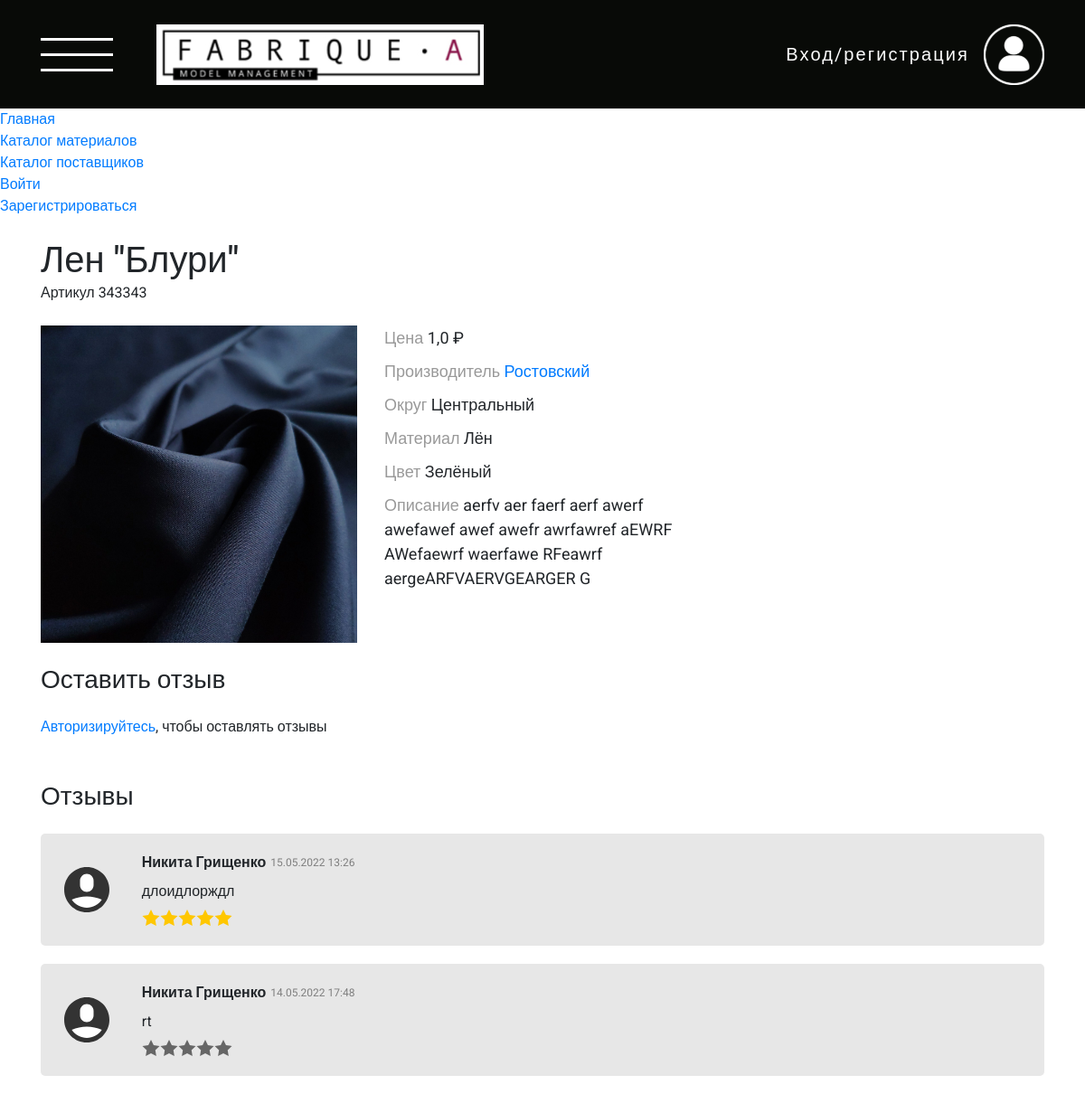
Before: /cloth/1/ with the older database file.
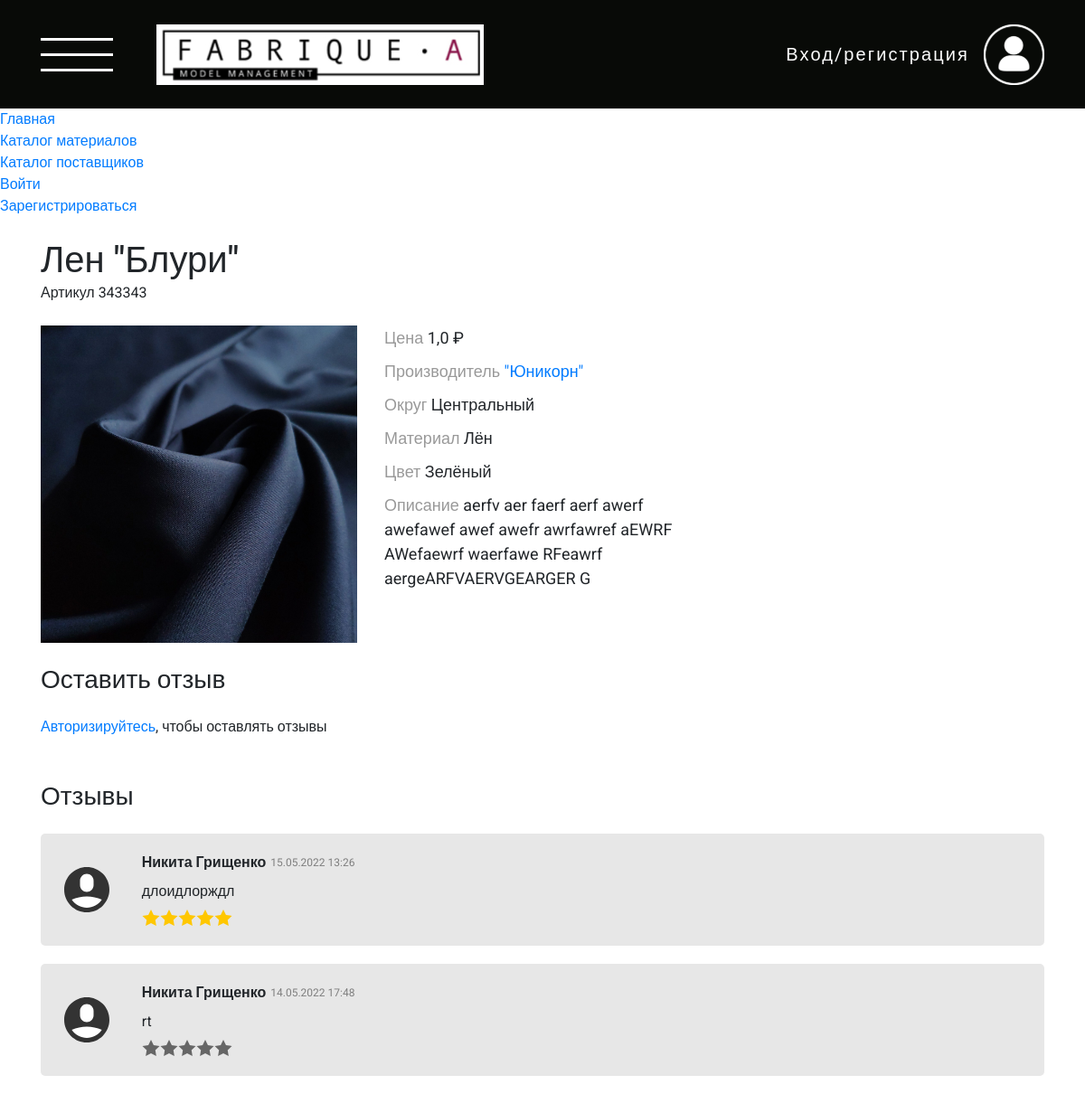
After: the same page with the newer database file.
### cloth/models.py (models this page shows, shortened)
class Cloth(models.Model):
    MATERIAL = [
    ('Текстильные', (
            ('g1e1', 'Хлопок'),
            ('g1e2', 'Лён'),
            ('g1e3', 'Шерсть'),
            ('g1e4', 'Шёлк'),
            ('g1e5', 'Эко-кожа'),
        )
    ),
    ('Технические', (
            ('g2e1', 'Огнестойкая'),
            ('g2e2', 'Для фильтрации'),
            ('g2e3', 'Водостойкая'),
            ('g2e4', 'Обтирочная'),
            ('g2e5', 'Изоляционная'),
        )
    ),
]
    COLOR = [
    ('Без принта', (
            ('white', 'Белый'),
            ('black', 'Черный'),
            ('blue', 'Синий'),
            ('red', 'Красный'),
            ('yellow', 'Жёлтый'),
            ('green', 'Зелёный'),
            ('orange', 'Оранжевый'),
            ('gray', 'Серый'),
            ('brown', 'Коричневый'),
            ('cyan', 'Голубой'),
        )
    ),
    ('С принтом', (
            ('dots', 'Горошек'),
            ('cell', 'Клетка'),
            ('graphic', 'Графический'),
            ('floral', 'Цветочный'),
            ('strip', 'Полоска'),
            ('cartoon', 'Мультяшный'),
        )
    ),
]
    name = models.CharField(max_length=255, verbose_name=_("Название"))
    image = models.ImageField(null=False, blank=False, verbose_name=_("Фото"))
    supplier = models.ForeignKey(Supplier, verbose_name=_("Поставщик"), on_delete=models.CASCADE)
    price = models.FloatField(_("Цена"))
    material = models.CharField(_("Материал"), max_length=25, choices = MATERIAL)
    color = models.CharField(_("Цвет"), max_length=25, choices = COLOR)
    description = models.CharField(max_length=350, null=True, blank=True, verbose_name=_("Описание"))
    article = models.IntegerField(_("Артикул"), unique=True, help_text='6 уникальных цифр')
    class Meta:
        verbose_name = _("Ткань")
        verbose_name_plural = _("Ткани")

class Supplier(models.Model):
    DISTRICT = [
    ('cenral', 'Центральный'),
    ('northwest', 'Северо-западный'),
    ('ural', 'Уральский'),
    ('south', 'Южный'),
    ('privolzhsky', 'Приволжский'),
    ('fareastern', 'Дальневосточный'),
    ('siberian', 'Сибирский'),
]
    name = models.CharField(max_length=254, verbose_name=_("Название"))
    description = models.CharField(max_length=254, verbose_name=_("Описание"), null=True, blank=True)
    date_of_foundation = models.CharField(max_length=254, verbose_name=_("Дата основания"), null=True, blank=True)
    logo = models.ImageField(null=True, blank=True, verbose_name=_("Логотип"))
    district = models.CharField(_("Округ"), max_length=25, choices = DISTRICT)
    types_of_fabrics = models.CharField(_("Виды тканей"), max_length=254, null=True, blank=True)
    address = models.CharField(max_length=254, null=True, blank=True, verbose_name=_("Адрес"))
    phone = models.CharField(max_length=254, null=True, blank=True, verbose_name=_("Номер телефона"))
    email = models.EmailField(_("E-mail"), max_length=254, null=True, blank=True)
    link_to_the_catalog = models.URLField(_("Ссылка на каталог"), max_length=200, null=True, blank=True)
    link_to_the_site = models.URLField(_("Ссылка на сайт"), max_length=200, null=True, blank=True)
    class Meta:
        verbose_name = _("Поставщик")
        verbose_name_plural = _("Поставщики")

### cloth/views.py (the view)
# urls.py: path("<int:pk>/", ClothDetailView.as_view(), name="detail"),
class ClothDetailView(DetailView):
    model = Cloth
    template_name = "pages/cloth/detail.html"
    def get_context_data(self, **kwargs):
        context = super().get_context_data(**kwargs)
        context['object'] = Cloth.objects.get(id=self.kwargs['pk'])
        if self.request.user.is_authenticated:
            try:
                is_favourites = Favourites.objects.get(
                    user=self.request.user,
                    cloth_id = self.kwargs['pk']
                )
                if is_favourites:
                    context['is_favourites'] = True
            except Favourites.DoesNotExist:
                context['is_favourites'] = False
        else:
            context['is_favourites'] = False
        context['feedbacks'] = FeedbackToCloth.objects.filter(cloth_id=self.kwargs['pk']).order_by('-date_created')
        return context

### templates/pages/cloth/detail.html (shortened to what the changed rows need)
{% extends "base.html" %}
{% load static %}
{% block content %}
  <section class="cloth-detail">
    <div class="container">
      <div class="row">
        <div class="col-12 my-4">
          <h1 class="cloth-detail__title">
            {{object.name}}
          </h1>
          <p>
            Артикул {{object.article}}
          </p>
        </div>
      </div>
      <div class="row">
        <div class="col-12 col-sm-6 col-md-4">
          {% if object.image %}
            <img src="{{object.image.url}}" alt="image" class="img-fluid">
          {% endif %}
        </div>
        <div class="col-12 col-sm-6 col-md-4 cloth-detail-specifications">
          <p>
            <span style="color: rgb(153, 153, 153);">Цена</span> {{object.price}} ₽
          </p>
          <p>
            <span style="color: rgb(153, 153, 153);">
              Производитель
            </span>
            <a href="{% url 'cloth:supplier-detail' pk=object.supplier.pk %}">
              {{object.supplier.name}}
            </a>
          </p>
          <p>
            <span style="color: rgb(153, 153, 153);">Округ</span> {{object.supplier.get_district_display}}
          </p>
          <p>
            <span style="color: rgb(153, 153, 153);">Материал</span> {{object.get_material_display}}
          </p>
          <p>
            <span style="color: rgb(153, 153, 153);">Цвет</span> {{object.get_color_display}}
          </p>
          <p>
            <span style="color: rgb(153, 153, 153);">Описание</span> {{object.description}}
          </p>
        </div>
      </div>
    </div>
  </section>
{% endblock content%}

Changed rows visible on the page:
changed through a linked row, Cloth "Лен \"Блури\"": supplier.name "Ростовский" → "\"Юникорн\""
